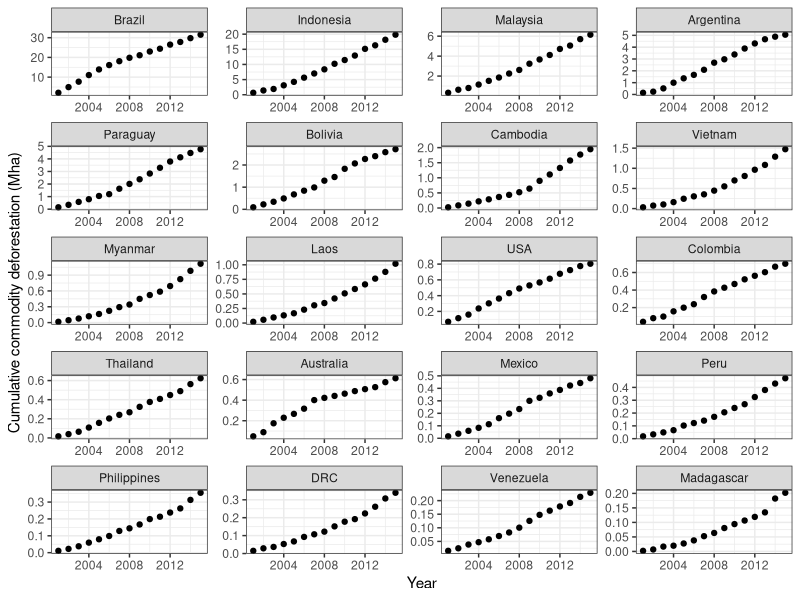

The R source for this figure: (Note: this script raises an error after producing the figure.)
# prepare data and plot commodity loss over time

library(tidyr)
library(dplyr)
library(ggplot2)
library(broom)
library(stats)

setwd("C:/Users/Sensonomic Admin/Dropbox/Oxford/DPhil/Commodity deforestation/Commodity_deforestation_analysis_GitHub/Commodity_deforestation_analysis/")

zonal <- read.csv("Data_preprocessing_and_plotting/hansen_mask_zonal.csv")

# subset and rename columns

zonal_sub <- select(zonal,ADMIN,HISTO_1:HISTO_15)

colnames(zonal_sub)[2:16] <- 2001:2015



# reorder country factor levels by summed commodity loss to show countries in desired order on plot

levels(zonal_sub$ADMIN) <- c(levels(zonal_sub$ADMIN), "DRC")

zonal_sub[zonal_sub$ADMIN=="Democratic Republic of the Congo",]$ADMIN <- "DRC"

levels(zonal_sub$ADMIN) <- c(levels(zonal_sub$ADMIN), "USA")

zonal_sub[zonal_sub$ADMIN=="United States of America",]$ADMIN <- "USA"



# gather annual commodity loss data for plotting

zonal_gather <- gather(zonal_sub,"year","cells",2:16)

# convert annual commodity loss data to numeric

zonal_gather$year <- as.numeric(zonal_gather$year)

# convert cells of annual commodity loss to sq km

zonal_gather$cells <- zonal_gather$cells * 934.7356 / 1000

# Convert sq km to Mha

zonal_gather$cells <- zonal_gather$cells * 10^2/10^6

# Rename cells to loss area

zonal_gather_rename <- zonal_gather %>%
  dplyr::rename(loss_area=cells)



# Calculate cumulative deforestation

zonal_gather_cumulative <- zonal_gather_rename %>%
  arrange(ADMIN,year) %>%
  group_by(ADMIN) %>%
  mutate(loss_area_cumulative=cumsum(loss_area)) %>%
  select(-loss_area)



# Calculate fraction of deforestation by country

zonal_country_loss_area_cumulative <- zonal_gather_cumulative %>%
  group_by(ADMIN) %>%
  filter(year==2015) %>%
  arrange(desc(loss_area_cumulative)) %>%
  select(-year) %>%
  ungroup()

# Write data for the table of fraction of deforestation possible to reduce

write.csv(zonal_country_loss_area_cumulative, "Data_preprocessing_and_plotting/zonal_country_loss_area_cumulative.csv", row.names = FALSE)



zonal_total_loss_area_cumulative <- zonal_country_loss_area_cumulative %>%
  summarize(total_loss_area=sum(loss_area_cumulative))

zonal_country_loss_area_cumulative$total_loss_area <- zonal_total_loss_area_cumulative$total_loss_area

zonal_country_loss_area_cumulative_proportion <- zonal_country_loss_area_cumulative %>%
  mutate(proportion_loss_area=loss_area_cumulative/total_loss_area) %>%
  select(-(loss_area_cumulative:total_loss_area))

write.csv(zonal_country_loss_area_cumulative_proportion,"Data_preprocessing_and_plotting/country_deforestation_proportion.csv",row.names = FALSE)



# Save country order by cumulative deforestation

country_order <- as.vector(zonal_country_loss_area_cumulative_proportion$ADMIN)

saveRDS(country_order,file="Data_preprocessing_and_plotting/country_order.rds")

zonal_gather_cumulative$ADMIN <- factor(zonal_gather_cumulative$ADMIN, levels = country_order)

countries_top <- country_order[1:20]

# Select top 20 countries for plotting

zonal_gather_top <- zonal_gather_cumulative %>%
  filter(ADMIN %in% countries_top)

zonal_gather_top$ADMIN <- factor(zonal_gather_top$ADMIN, levels = countries_top)



# plot commodity loss over time

# export resolution 850 x 850

# dev.new(width=8,height=8,noRStudioGD = TRUE)

ggplot(zonal_gather_top,aes(year,loss_area_cumulative)) + 
  geom_point() +
  facet_wrap(~ADMIN, scales = "free", ncol=4) + 
  labs(x = "Year", y = "Cumulative commodity deforestation (Mha)") +
  theme_bw()



# See the following
# https://stats.stackexchange.com/questions/11947/fitting-an-exponential-model-to-data
# https://stats.stackexchange.com/questions/183653/getting-the-right-starting-values-for-an-nls-model-in-r

# take logs of both sides and fit a linear model to estimates of log(a) and b

zonal_gather_top_years_corrected <- zonal_gather_top %>% 
  mutate(year=year-2000)

deforestation_year_nls <- zonal_gather_top_years_corrected %>% group_by(ADMIN) %>%
  do(fit_country = nls(loss_area_cumulative ~ a*b^year, data = .,))





deforestation_year_log_lm <- zonal_gather_top_years_corrected %>% group_by(ADMIN) %>%
  do(fit_country = lm(log(loss_area_cumulative) ~ log(year), data = .))

coef_log_lm <- tidy(deforestation_year_log_lm, fit_country)

coef_spread <- function(x) {
  
  coef_spread <- x %>% gather(variable,value,-(ADMIN:term)) %>%
    unite(temp,term,variable) %>%
    spread(temp, value)
  
  colnames(coef_spread) <- gsub("\\(|\\)","",colnames(coef_spread))
  
  colnames(coef_spread) <- gsub("logyear","log_year",colnames(coef_spread))
  
  colnames(coef_spread) <- gsub("\\.","_",colnames(coef_spread))
  
  return(coef_spread)
  
}

coef_log_lm_spread <- coef_spread(coef_log_lm)

zonal_gather_coef <- coef_log_lm_spread %>%
  select(ADMIN,log_year_estimate,Intercept_estimate) %>%
  left_join(zonal_gather_top_years_corrected,by="ADMIN")

deforestation_year_nls <- zonal_gather_coef %>% group_by(ADMIN) %>%
  do(fit_country = nls(loss_area_cumulative ~ a*year^b, data = ., 
                       start = list(a = exp(first(.$Intercept_estimate)), 
                                    b = first(.$log_year_estimate))))

predictions <- lapply(deforestation_year_nls$fit_country,predict)

predictions_df <- data.frame(matrix(unlist(predictions), nrow=lengths(predictions)[1]))

colnames(predictions_df) <- deforestation_year_nls$ADMIN

predictions_gather <- predictions_df %>% gather(ADMIN,prediction)

predictions_gather$ADMIN <- factor(predictions_gather$ADMIN, levels = countries_top)

years <- rep(seq(1,lengths(predictions)[1])+2000,length(predictions))

predictions_years <- predictions_gather %>% mutate(year=years)

zonal_gather_predictions <- zonal_gather_top %>% left_join(predictions_years,by=c("ADMIN","year"))

# create text labels for plots

coef_nls <- tidy(deforestation_year_nls, fit_country)

coef_nls_spread <- coef_spread(coef_nls)

labels <- paste0(signif(coef_nls_spread$a_estimate,2),"x^",signif(coef_nls_spread$b_estimate,2))

countries <- factor(countries_top, levels = countries_top)

labels_df <- data.frame(ADMIN=countries,label=labels)



cumulative_plot <- ggplot(zonal_gather_predictions,aes(year,loss_area_cumulative)) +
  facet_wrap(vars(ADMIN), scales = "free", ncol=4) + 
  labs(x = "Year", y = "Cumulative commodity-driven deforestation (Mha)") +
  geom_point() +
  geom_line(aes(year,prediction)) +
  geom_text(
    data    = labels_df,
    mapping = aes(x = -Inf, y = Inf, label = label),
    hjust   = 0,
    vjust   = 1
  ) +
  theme_bw()

png("Figures/Cumulative_deforestation_022020.png",width=8,height=8,units="in",res=100)

print(cumulative_plot)

dev.off()
